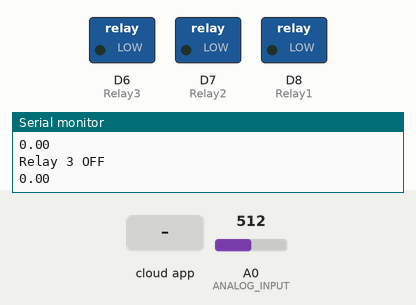
This sketch was run on a simulated ESP8266 (NodeMCU). Parts: switched loads named in the sketch (green lamp = pin HIGH), the last lines printed to the serial monitor. Inputs (shaded band) come from the test bench; at power-on: A0 (ANALOG_INPUT) = 512. WiFi joins after 1.5 s; servers stay silent unless stated; the Firebase database answers and starts empty; pins used as bus, display or sensor lines are not drawn.

Above: at 2.7 s.
2.8 s: the phone or cloud app sets FB1 to 1
At 4.8 s:
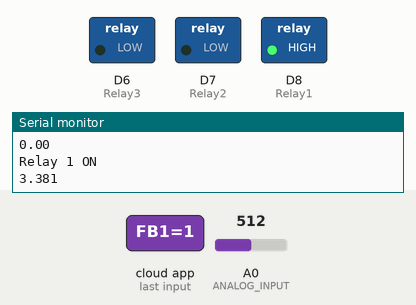
5.1 s: the phone or cloud app sets FB2 to 1
At 8.5 s:
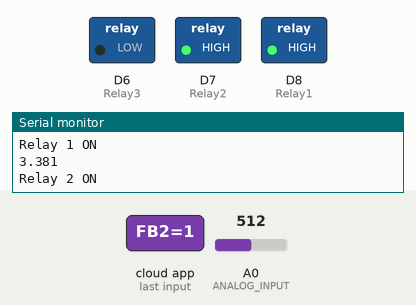
8.8 s: the phone or cloud app sets FB1 to 0
At 11.5 s:
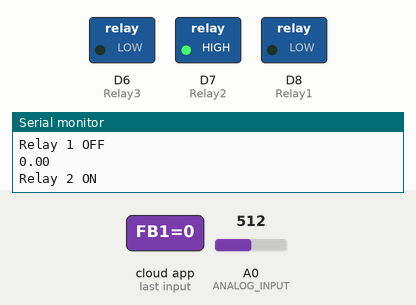
12.0 s: the phone or cloud app sets FB3 to 1
At 15.2 s:
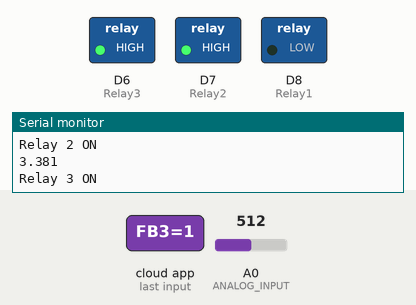
15.7 s: the phone or cloud app sets FB2 to 0
At 17.9 s:
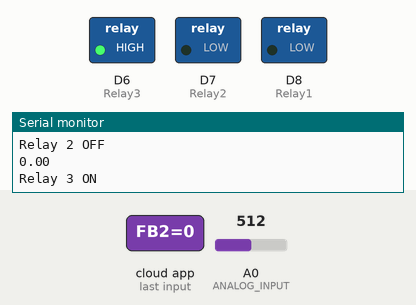
18.9 s: the phone or cloud app sets FB1 to 1
At 20.7 s:
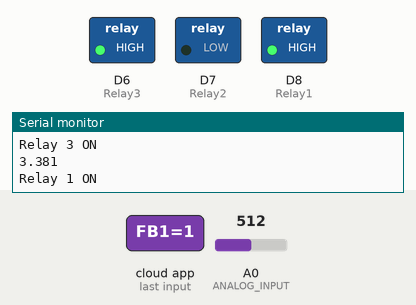
Timing chart, 0 to 22.2 s (numbered marks = the images above; inputs shaded):
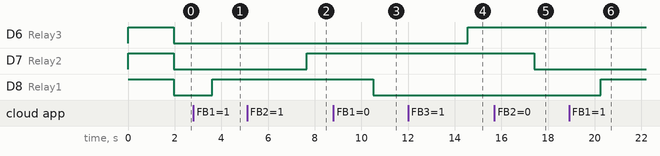

Measured:
- after the input at 2.8 s, D8 (Relay1): LOW → HIGH after 0.80 s
- after the input at 5.1 s, D7 (Relay2): LOW → HIGH after 2.6 s
- after the input at 8.8 s, D8 (Relay1): HIGH → LOW after 1.7 s
- after the input at 12.0 s, D6 (Relay3): LOW → HIGH after 2.6 s
- after the input at 15.7 s, D7 (Relay2): HIGH → LOW after 1.7 s
- after the input at 18.9 s, D8 (Relay1): LOW → HIGH after 1.4 s

The sketch:

ELIXIR_MULTIPLE_SWITCH_V1.ino
```cpp
#include <ThingSpeak.h>
#include <FirebaseArduino.h>
#include <ESP8266WiFi.h>

#define FIREBASE_HOST "**************"
#define FIREBASE_AUTH "**************"

#define WIFI_SSID "DELL"
#define WIFI_PASSWORD "12345678"

#define Relay1 D8
#define Relay2 D7
#define Relay3 D6

#define MUX_A D4
#define MUX_B D3
#define MUX_C D2

#define ANALOG_INPUT A0

int rel1, rel2, rel3;


float nVPP1;
float nCurrThruResistorPP1;
float nCurrThruResistorRMS1;
float nCurrentThruWire1;
float nVPP2;
float nCurrThruResistorPP2;
float nCurrThruResistorRMS2;
float nCurrentThruWire2;
float nVPP3;
float nCurrThruResistorPP3;
float nCurrThruResistorRMS3;
float nCurrentThruWire3;


String apiWritekey = "**************";
const char* server = "api.thingspeak.com";
WiFiClient client;


void setup()
{
  Serial.begin(115200);
  pinMode(Relay1, OUTPUT);
  pinMode(Relay2, OUTPUT);
  pinMode(Relay3, OUTPUT);

  pinMode(MUX_A, OUTPUT);
  pinMode(MUX_B, OUTPUT);
  pinMode(MUX_C, OUTPUT);
  pinMode(ANALOG_INPUT, INPUT);

  digitalWrite(Relay1, HIGH);
  digitalWrite(Relay2, HIGH);
  digitalWrite(Relay3, HIGH);


  WiFi.begin(WIFI_SSID, WIFI_PASSWORD);
  Serial.print("connecting");
  while (WiFi.status() != WL_CONNECTED) {
    Serial.print(".");
    delay(500);
  }
  Serial.println();
  Serial.print("connected:");
  Serial.println(WiFi.localIP());

  pinMode(ANALOG_INPUT, INPUT);

  Firebase.begin(FIREBASE_HOST, FIREBASE_AUTH);
//  Firebase.setInt("FB1", 0);
//  Firebase.setInt("FB2", 0);
//  Firebase.setInt("FB3", 0);
}

void changeMux(int c, int b, int a) {
  digitalWrite(MUX_A, a);
  digitalWrite(MUX_B, b);
  digitalWrite(MUX_C, c);
}

  float getVPP()
  {
    float result;
    int readValue;
    int maxValue = 0;
    uint32_t start_time = millis();
    while ((millis() - start_time) < 1000)
    {
      readValue = analogRead(ANALOG_INPUT);
      if (readValue > maxValue)
      {
        maxValue = readValue;
      }
    }
    result = (maxValue * 3.3) / 1024.0;
    return result;
  }


  void loop()
  {

    float value;

    rel1 = Firebase.getString("FB1").toInt();
    rel2 = Firebase.getString("FB2").toInt();
    rel3 = Firebase.getString("FB3").toInt();
    if (rel1 == 1)
    {
      digitalWrite(Relay1, HIGH);
      Serial.println("Relay 1 ON");
      changeMux(LOW, LOW, LOW);
      nVPP1 = getVPP();
      nCurrThruResistorPP1 = nVPP1 / 345.0;
      nCurrThruResistorRMS1 = nCurrThruResistorPP1 * 0.707;
      nCurrentThruWire1 = nCurrThruResistorRMS1 * 1000;
      Serial.println (nCurrentThruWire1, 3);
      delay(200);
    }
    if (rel1 == 0)
    {
      digitalWrite(Relay1, LOW);
      Serial.println("Relay 1 OFF");
      nCurrentThruWire1 = 0;
      Serial.println (nCurrentThruWire1);
    }
    if (rel2 == 1)                                                          // If, the Status is 1, turn on the Relay2
    {
      digitalWrite(Relay2, HIGH);
      Serial.println("Relay 2 ON");
      changeMux(LOW, LOW, HIGH);
      nVPP2 = getVPP();
      nCurrThruResistorPP2 = nVPP2 / 345.0;
      nCurrThruResistorRMS2 = nCurrThruResistorPP2 * 0.707;
      nCurrentThruWire2 = nCurrThruResistorRMS2 * 1000;
      Serial.println (nCurrentThruWire2, 3);
      delay(200);
    }
    if (rel2 == 0)                                                   // If, the Status is 0, turn Off the Relay2
    {
      digitalWrite(Relay2, LOW);
      Serial.println("Relay 2 OFF");
      nCurrentThruWire2 = 0;
      Serial.println (nCurrentThruWire2);
    }
    if (rel3 == 1)                                                          // If, the Status is 1, turn on the Relay3
    {
      digitalWrite(Relay3, HIGH);
      Serial.println("Relay 3 ON");
     changeMux(LOW, HIGH, LOW);
      nVPP3 = getVPP();
      nCurrThruResistorPP3 = nVPP3 / 345.0;
      nCurrThruResistorRMS3 = nCurrThruResistorPP3 * 0.707;
      nCurrentThruWire3 = nCurrThruResistorRMS3 * 1000;
      Serial.println (nCurrentThruWire3, 3);
      delay(200);
    }
    if (rel3 == 0)                                                   // If, the Status is 0, turn Off the Relay3
    {
      digitalWrite(Relay3, LOW);
      Serial.println("Relay 3 OFF");
      nCurrentThruWire3 = 0;
      Serial.println (nCurrentThruWire3);
    }

    if (client.connect(server, 80))
    {
      String tsData = apiWritekey;
      tsData += "&field1=";
      tsData += String(nCurrentThruWire1, 3);
      tsData += "\r\n\r\n";
      tsData += "&field2=";
      tsData += String(nCurrentThruWire2, 3);
      tsData += "\r\n\r\n";
      tsData += "&field3=";
      tsData += String(nCurrentThruWire3, 3);
      tsData += "\r\n\r\n";

      client.print("POST /update HTTP/1.1\n");
      client.print("Host: api.thingspeak.com\n");
      client.print("Connection: close\n");
      client.print("X-THINGSPEAKAPIKEY: " + apiWritekey + "\n");
      client.print("Content-Type: application/x-www-form-urlencoded\n");
      client.print("Content-Length: ");
      client.print(tsData.length());
      client.print("\n\n");  // the 2 carriage returns indicate closing of Header fields & starting of data
      client.print(tsData);
      delay(1000);
         }
    client.stop();

  }
```
